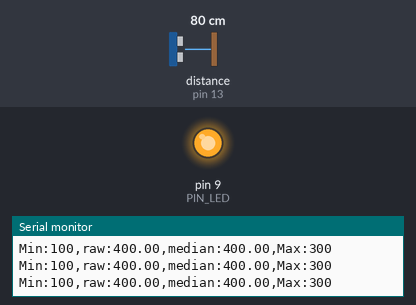
Bench run of a sketch on a simulated Arduino Uno, built with avr-gcc and run on an emulated ATmega328P. Parts: output pins drawn as LEDs (lit = HIGH), the last lines printed to the serial monitor. Wiring (inferred from the names in the program): ultrasonic range finder: trigger pin 12; echo pin 13. The inputs (shaded band) are chosen by the test bench; at power-on: distance to the obstacle (sensor on pin 13) 80 cm. The echo pulse lasts 58.3 µs per cm; pins used as bus, display or sensor lines are not drawn.

Above: at 1.2 s.
1.3 s: distance to the obstacle (sensor on pin 13) set to 34 cm
3.0 s: distance to the obstacle (sensor on pin 13) set to 28 cm
At 4.5 s:
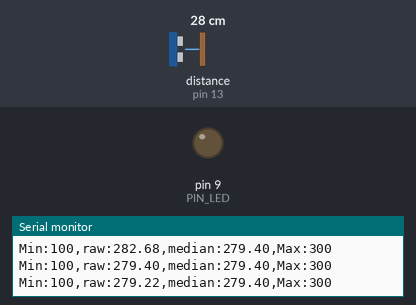
4.8 s: distance to the obstacle (sensor on pin 13) set to 12 cm
6.4 s: distance to the obstacle (sensor on pin 13) set to 9 cm
At 7.2 s:
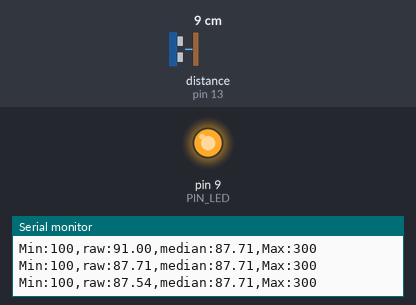
8.2 s: distance to the obstacle (sensor on pin 13) set to 18 cm
At 8.9 s:
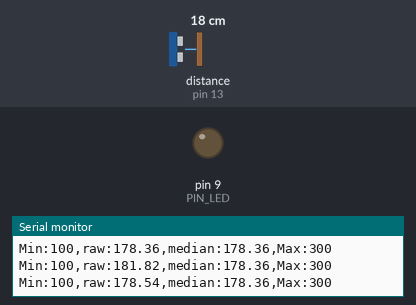
Timing chart, 0 to 11.0 s (numbered marks = the images above; inputs shaded):
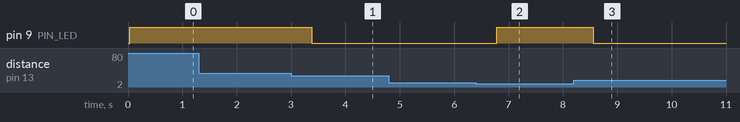

The sketch:

09_example_1.ino
```cpp
// Arduino pin assignment
#define PIN_LED  9
#define PIN_TRIG 12
#define PIN_ECHO 13

// configurable parameters
#define SND_VEL 346.0     // sound velocity at 24 celsius degree (unit: m/sec)
#define INTERVAL 25       // sampling interval (unit: msec)
#define PULSE_DURATION 10 // ultra-sound Pulse Duration (unit: usec)
#define _DIST_MIN 100     // minimum distance to be measured (unit: mm)
#define _DIST_MAX 300     // maximum distance to be measured (unit: mm)

#define TIMEOUT ((INTERVAL / 2) * 1000.0) // maximum echo waiting time (unit: usec)
#define SCALE (0.001 * 0.5 * SND_VEL)     // coefficent to convert duration to distance

// #define _EMA_ALPHA 0.5    // EMA weight of new sample (range: 0 to 1)
                          // Setting EMA to 1 effectively disables EMA filter.
#define N_SAMPLES 30
float ring[N_SAMPLES];
int head = 0;
int count = 0;

// global variables
unsigned long last_sampling_time;   // unit: msec
// float dist_prev = _DIST_MAX;        // Distance last-measured
// float dist_ema;                     // EMA distance

void setup() {
  // initialize GPIO pins
  pinMode(PIN_LED,OUTPUT);
  pinMode(PIN_TRIG,OUTPUT);
  pinMode(PIN_ECHO,INPUT);
  digitalWrite(PIN_TRIG, LOW);

  // initialize serial port
  Serial.begin(57600);

  for (int i = 0; i < N_SAMPLES; i++) ring[i] = 0.0;
}

void loop() {
  float dist_raw;

  // wait until next sampling time.
  // millis() returns the number of milliseconds since the program started.
  // will overflow after 50 days.
  if (millis() < last_sampling_time + INTERVAL)
    return;

  // get a distance reading from the USS
  dist_raw = USS_measure(PIN_TRIG,PIN_ECHO);

  ring[head] = dist_raw;
  head = (head + 1) % N_SAMPLES;
  if (count < N_SAMPLES) count++;
  float dist_median = median_of_buffer();

  // Modify the below line to implement the EMA equation
  //dist_ema = _EMA_ALPHA * dist_filtered + (1.0 - _EMA_ALPHA) * dist_ema;

  // output the distance to the serial port
  Serial.print("Min:");   Serial.print(_DIST_MIN);
  Serial.print(",raw:"); Serial.print(min(dist_raw, _DIST_MAX + 100));
  Serial.print(",median:");  Serial.print(min(dist_median, _DIST_MAX + 100));
  // Serial.print(",ema:");  Serial.print(min(dist_ema, _DIST_MAX + 100));
  Serial.print(",Max:");  Serial.print(_DIST_MAX);
  Serial.println("");

  // do something here
  if ((dist_median < _DIST_MIN) || (dist_median > _DIST_MAX))
    digitalWrite(PIN_LED, 1);       // LED OFF
  else
    digitalWrite(PIN_LED, 0);       // LED ON

  // update last sampling time
  last_sampling_time += INTERVAL;
}

// get a distance reading from USS. return value is in millimeter.
float USS_measure(int TRIG, int ECHO)
{
  digitalWrite(TRIG, HIGH);
  delayMicroseconds(PULSE_DURATION);
  digitalWrite(TRIG, LOW);

  return pulseIn(ECHO, HIGH, TIMEOUT) * SCALE; // unit: mm

  // Pulse duration to distance conversion example (target distance = 17.3m)
  // - pulseIn(ECHO, HIGH, timeout) returns microseconds (음파의 왕복 시간)
  // - 편도 거리 = (pulseIn() / 1,000,000) * SND_VEL / 2 (미터 단위)
  //   mm 단위로 하려면 * 1,000이 필요 ==>  SCALE = 0.001 * 0.5 * SND_VEL
  //
  // - 예, pusseIn()이 100,000 이면 (= 0.1초, 왕복 거리 34.6m)
  //        = 100,000 micro*sec * 0.001 milli/micro * 0.5 * 346 meter/sec
  //        = 100,000 * 0.001 * 0.5 * 346
  //        = 17,300 mm  ==> 17.3m
}

float median_of_buffer() {
  int n = count;
  float tmp[N_SAMPLES];

  for (int i = 0; i < n; i++) {
    int idx = (head - 1 - i + N_SAMPLES) % N_SAMPLES;
    tmp[i] = ring[idx];
  }

  for (int i = 1; i < n; i++) {
    float key = tmp[i];
    int j = i - 1;
    while (j >= 0 && tmp[j] > key) {
      tmp[j + 1] = tmp[j];
      j--;
    }
    tmp[j + 1] = key;
  }

  return tmp[n / 2];
}
```

Measured:
- the behaviour switches between 31 and 30 cm on distance to the obstacle (sensor on pin 13) (found by bisection; images 0 and 1)
- the behaviour switches between 11 and 10 cm on distance to the obstacle (sensor on pin 13) (found by bisection; images 1 and 2)
- after the input at 3.0 s, pin 9 (PIN_LED): HIGH → LOW after 0.38 s
- after the input at 6.4 s, pin 9 (PIN_LED): LOW → HIGH after 0.38 s
- after the input at 8.2 s, pin 9 (PIN_LED): HIGH → LOW after 0.36 s
